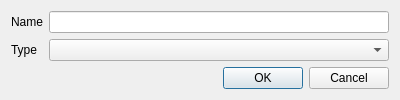
<?xml version="1.0" encoding="UTF-8"?>
<ui version="4.0">
 <class>AddGlobalDialog</class>
 <widget class="QDialog" name="AddGlobalDialog">
  <property name="geometry">
   <rect>
    <x>0</x>
    <y>0</y>
    <width>400</width>
    <height>100</height>
   </rect>
  </property>
  <property name="sizePolicy">
   <sizepolicy hsizetype="Preferred" vsizetype="Fixed">
    <horstretch>0</horstretch>
    <verstretch>0</verstretch>
   </sizepolicy>
  </property>
  <property name="minimumSize">
   <size>
    <width>400</width>
    <height>100</height>
   </size>
  </property>
  <property name="windowTitle">
   <string>Add global variable - GROOPS</string>
  </property>
  <layout class="QGridLayout" name="gridLayout_2">
   <item row="0" column="0">
    <layout class="QGridLayout" name="gridLayout">
     <item row="0" column="0">
      <widget class="QLabel" name="labelName">
       <property name="text">
        <string>Name</string>
       </property>
      </widget>
     </item>
     <item row="0" column="1">
      <widget class="QLineEdit" name="lineEditName">
       <property name="sizePolicy">
        <sizepolicy hsizetype="Expanding" vsizetype="Fixed">
         <horstretch>0</horstretch>
         <verstretch>0</verstretch>
        </sizepolicy>
       </property>
      </widget>
     </item>
     <item row="1" column="0">
      <widget class="QLabel" name="labelType">
       <property name="text">
        <string>Type</string>
       </property>
      </widget>
     </item>
     <item row="1" column="1">
      <widget class="QComboBox" name="comboBoxType">
       <property name="sizePolicy">
        <sizepolicy hsizetype="Expanding" vsizetype="Fixed">
         <horstretch>0</horstretch>
         <verstretch>0</verstretch>
        </sizepolicy>
       </property>
       <property name="maxVisibleItems">
        <number>20</number>
       </property>
      </widget>
     </item>
    </layout>
   </item>
   <item row="1" column="0">
    <widget class="QDialogButtonBox" name="buttonBox">
     <property name="orientation">
      <enum>Qt::Horizontal</enum>
     </property>
     <property name="standardButtons">
      <set>QDialogButtonBox::Cancel|QDialogButtonBox::Ok</set>
     </property>
    </widget>
   </item>
  </layout>
 </widget>
 <resources/>
 <connections>
  <connection>
   <sender>buttonBox</sender>
   <signal>accepted()</signal>
   <receiver>AddGlobalDialog</receiver>
   <slot>accept()</slot>
   <hints>
    <hint type="sourcelabel">
     <x>248</x>
     <y>254</y>
    </hint>
    <hint type="destinationlabel">
     <x>157</x>
     <y>274</y>
    </hint>
   </hints>
  </connection>
  <connection>
   <sender>buttonBox</sender>
   <signal>rejected()</signal>
   <receiver>AddGlobalDialog</receiver>
   <slot>reject()</slot>
   <hints>
    <hint type="sourcelabel">
     <x>316</x>
     <y>260</y>
    </hint>
    <hint type="destinationlabel">
     <x>286</x>
     <y>274</y>
    </hint>
   </hints>
  </connection>
 </connections>
</ui>
